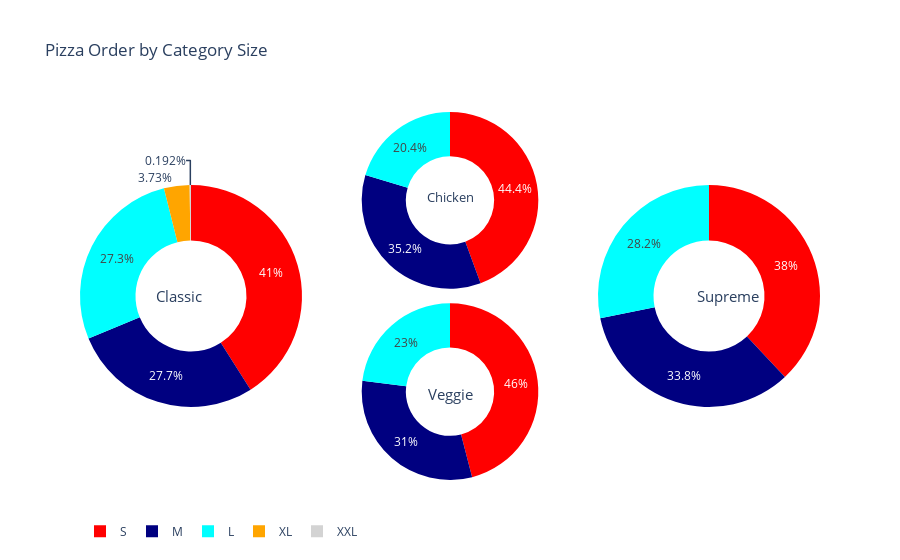

Notebook cell for this chart:
### Code cell
def cat_count(col1, text, col2):
    fil = pizza_order[pizza_order[col1] == text]
    counts = fil[col2].value_counts().reset_index()
    return counts

def traces(data, name, dom_x_y, dom1, dom2):
    trace = go.Pie(
    labels=data['index'],
    values=data['size'],
    name=name,
    hole=.5,
    domain={dom_x_y: [dom1, dom2]},
    direction='clockwise',
    marker=dict(colors=['red', 'navy', 'cyan', 'orange', 'lightgrey']))
    return trace


count_clas = cat_count('category', 'Classic', 'size')
count_sup = cat_count('category', 'Supreme', 'size')
count_veg = cat_count('category', 'Veggie', 'size')
count_chi = cat_count('category', 'Chicken', 'size')

trace1 = traces(count_clas, 'classic', 'x', 0, .30)
trace2 = traces(count_sup, 'supreme', 'x', .7, 1)
trace3 = traces(count_veg, 'veggie', 'y', 0, .48)
trace4 = traces(count_chi, 'chicken', 'y', .52, 1)


layout = dict(
    title='Pizza Order by Category Size',
    font=dict(size=12),
    height=560, 
    legend=dict(orientation='h'),
    annotations= [
        dict(
            x=.1, y=.5,
            text='Classic',
            showarrow=False,
            font=dict(size=15)
        ),
        dict(
            x=.92, y=.5,
            text='Supreme',
            showarrow=False,
            font=dict(size=15)
        ),
        dict(
            x=.5, y=.2,
            text='Veggie',
            showarrow=False,
            font=dict(size=15)
        ),
        dict(
            x=.5, y=.8,
            text='Chicken',
            showarrow=False,
            font=dict(size=13)
        )
    ]
    
)


fig = dict(data=[trace1, trace2, trace3, trace4], layout=layout)
po.iplot(fig)

### Figure 1 — Plotly figure (JSON) as saved in the notebook; plotly's stock layout.template omitted (floating-point values rounded to 4 significant figures)
{"data": [{"direction": "clockwise", "domain": {"x": [0, 0.3]}, "hole": 0.5, "labels": ["S", "M", "L", "XL", "XXL"], "marker": {"colors": ["red", "navy", "cyan", "orange", "lightgrey"]}, "name": "classic", "type": "pie", "values": [5975, 4045, 3987, 544, 28]}, {"direction": "clockwise", "domain": {"x": [0.7, 1]}, "hole": 0.5, "labels": ["L", "M", "S"], "marker": {"colors": ["red", "navy", "cyan", "orange", "lightgrey"]}, "name": "supreme", "type": "pie", "values": [4477, 3977, 3323]}, {"direction": "clockwise", "domain": {"y": [0, 0.48]}, "hole": 0.5, "labels": ["L", "M", "S"], "marker": {"colors": ["red", "navy", "cyan", "orange", "lightgrey"]}, "name": "veggie", "type": "pie", "values": [5263, 3552, 2634]}, {"direction": "clockwise", "domain": {"y": [0.52, 1]}, "hole": 0.5, "labels": ["L", "M", "S"], "marker": {"colors": ["red", "navy", "cyan", "orange", "lightgrey"]}, "name": "chicken", "type": "pie", "values": [4799, 3811, 2205]}], "layout": {"annotations": [{"font": {"size": 15}, "showarrow": false, "text": "Classic", "x": 0.1, "y": 0.5}, {"font": {"size": 15}, "showarrow": false, "text": "Supreme", "x": 0.92, "y": 0.5}, {"font": {"size": 15}, "showarrow": false, "text": "Veggie", "x": 0.5, "y": 0.2}, {"font": {"size": 13}, "showarrow": false, "text": "Chicken", "x": 0.5, "y": 0.8}], "font": {"size": 12}, "height": 560, "legend": {"orientation": "h"}, "title": {"text": "Pizza Order by Category Size"}}}
